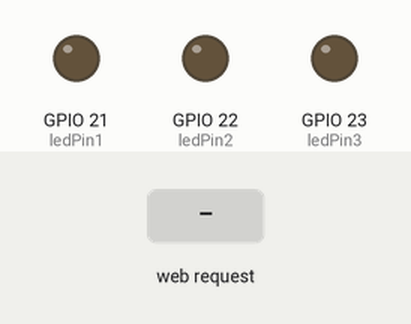
Recording of a sketch running on a simulated ESP32. Shown: output pins drawn as LEDs (lit = HIGH). The inputs (shaded band) are chosen by the test bench. WiFi joins after 1.5 s; servers stay silent unless stated; what the sketch prints to the serial monitor is not drawn.

Above: at 2.7 s.
2.8 s: HTTP request GET /on1 received
At 3.3 s:
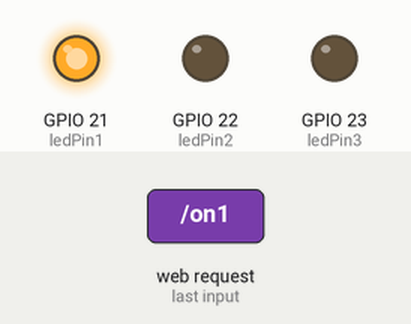
4.3 s: HTTP request GET /on2 received
At 5.5 s:
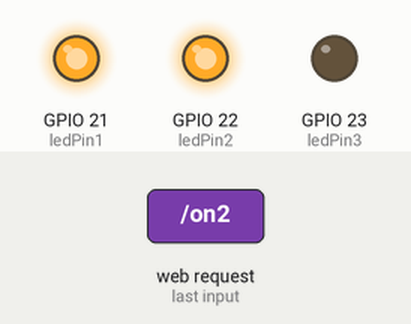
5.8 s: HTTP request GET /off1 received
At 6.7 s:
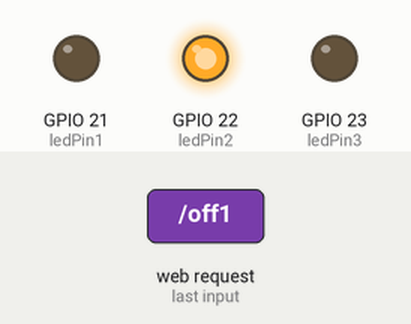
7.3 s: HTTP request GET /on3 received
At 7.9 s:
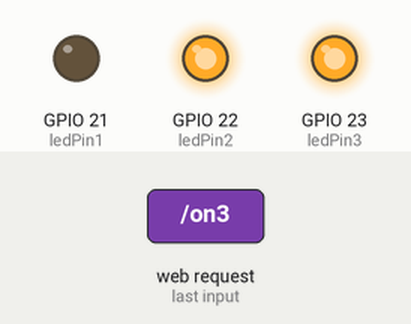
8.8 s: HTTP request GET /off2 received
At 10.0 s:
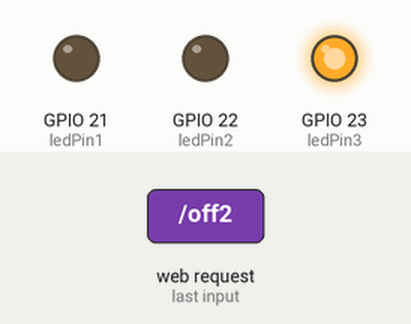
10.3 s: HTTP request GET /off3 received
At 11.4 s:
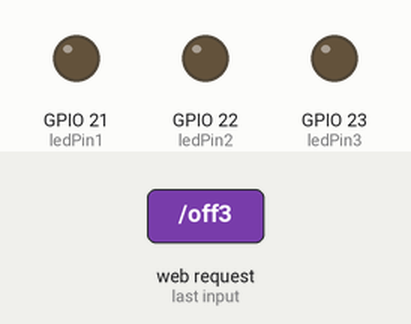
Timing chart, 0 to 12.8 s (numbered marks = the images above; inputs shaded):
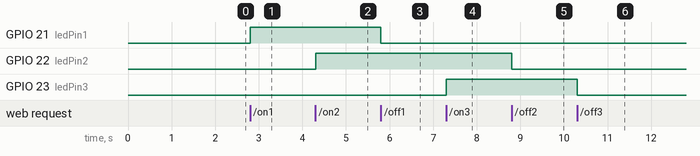

Measured:
- after the input at 2.8 s, GPIO 21 (ledPin1): LOW → HIGH at once
- after the input at 4.3 s, GPIO 22 (ledPin2): LOW → HIGH at once
- after the input at 5.8 s, GPIO 21 (ledPin1): HIGH → LOW at once
- after the input at 7.3 s, GPIO 23 (ledPin3): LOW → HIGH at once
- after the input at 8.8 s, GPIO 22 (ledPin2): HIGH → LOW at once
- after the input at 10.3 s, GPIO 23 (ledPin3): HIGH → LOW at once

The sketch:

esp32_led3.ino
```cpp
#include <WiFi.h>
#include <AsyncTCP.h>
#include <ESPAsyncWebServer.h>

const char *ssid = "AIE_509_2.4G";
const char *password = "addinedu_class1";

// 개별 핀으로 분리
const int ledPin1 = 21;
const int ledPin2 = 22;
const int ledPin3 = 23;

AsyncWebServer server(80);

// (선택) 템플릿 치환용 — 현재 HTML에 플레이스홀더가 없으니 미사용
String processor(const String& var) {
  if (var == "STATE1") return digitalRead(ledPin1) ? "ON" : "OFF";
  if (var == "STATE2") return digitalRead(ledPin2) ? "ON" : "OFF";
  if (var == "STATE3") return digitalRead(ledPin3) ? "ON" : "OFF";
  return String();
}

const char html[] PROGMEM = R"rawliteral(
<!DOCTYPE html>
<html>
  <body>
    <center>
      <h1>Hello, ESP32 Web Server!</h1>
      <div>LED PIN 21 :
        <input type="checkbox" onchange="toggleCheckBox1(this)" />
      </div><br>
      <div>LED PIN 22 :
        <input type="checkbox" onchange="toggleCheckBox2(this)" />
      </div><br>
      <div>LED PIN 23 :
        <input type="checkbox" onchange="toggleCheckBox3(this)" />
      </div><br>
      <script>
        function toggleCheckBox1(el){
          var r=new XMLHttpRequest();
          r.open("GET", el.checked?"/on1":"/off1", true);
          r.send();
        }
        function toggleCheckBox2(el){
          var r=new XMLHttpRequest();
          r.open("GET", el.checked?"/on2":"/off2", true);
          r.send();
        }
        function toggleCheckBox3(el){
          var r=new XMLHttpRequest();
          r.open("GET", el.checked?"/on3":"/off3", true);
          r.send();
        }
      </script>
    </center>
  </body>
</html>
)rawliteral";

void setup() {
  // 핀 초기화
  pinMode(ledPin1, OUTPUT);
  pinMode(ledPin2, OUTPUT);
  pinMode(ledPin3, OUTPUT);
  digitalWrite(ledPin1, LOW);
  digitalWrite(ledPin2, LOW);
  digitalWrite(ledPin3, LOW);

  Serial.begin(115200);
  Serial.println("ESP32 Async Web Server Start");

  WiFi.mode(WIFI_STA);
  WiFi.begin(ssid, password);
  while (WiFi.status() != WL_CONNECTED) {
    delay(500);
    Serial.print(".");
  }
  Serial.println();
  Serial.print("IP address: ");
  Serial.println(WiFi.localIP());

  // 루트 페이지
  server.on("/", HTTP_GET, [](AsyncWebServerRequest* request) {
    request->send_P(200, "text/html", html); // processor 필요 없으면 생략
    // request->send_P(200, "text/html", html, processor); // 템플릿 쓸 때
  });

  // LED 21
  server.on("/on1",  HTTP_GET, [](AsyncWebServerRequest* request){ digitalWrite(ledPin1, HIGH); request->send_P(200,"text/html",html); });
  server.on("/off1", HTTP_GET, [](AsyncWebServerRequest* request){ digitalWrite(ledPin1, LOW);  request->send_P(200,"text/html",html); });

  // LED 22
  server.on("/on2",  HTTP_GET, [](AsyncWebServerRequest* request){ digitalWrite(ledPin2, HIGH); request->send_P(200,"text/html",html); });
  server.on("/off2", HTTP_GET, [](AsyncWebServerRequest* request){ digitalWrite(ledPin2, LOW);  request->send_P(200,"text/html",html); });

  // LED 23
  server.on("/on3",  HTTP_GET, [](AsyncWebServerRequest* request){ digitalWrite(ledPin3, HIGH); request->send_P(200,"text/html",html); });
  server.on("/off3", HTTP_GET, [](AsyncWebServerRequest* request){ digitalWrite(ledPin3, LOW);  request->send_P(200,"text/html",html); });

  server.begin();
  Serial.println("HTTP Server Started!");
}

void loop() {
  // Async 서버는 loop에 처리 불필요
}
```
